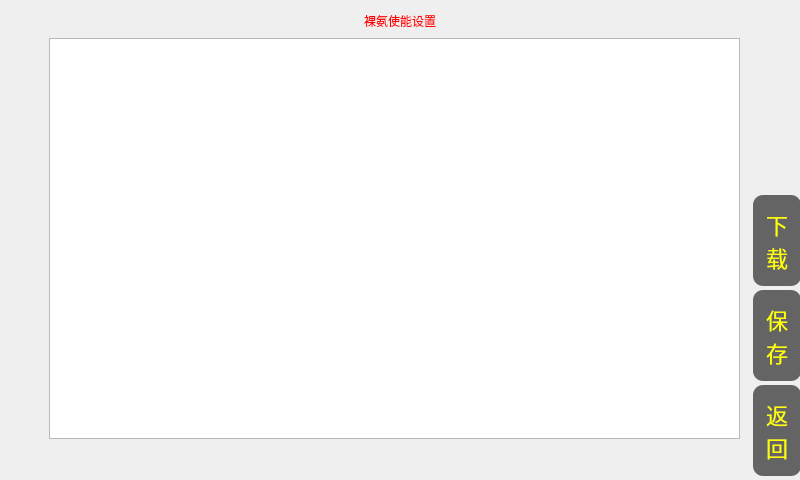
<?xml version="1.0" encoding="UTF-8"?>
<ui version="4.0">
 <class>QLuoAnAngle</class>
 <widget class="QWidget" name="QLuoAnAngle">
  <property name="geometry">
   <rect>
    <x>0</x>
    <y>0</y>
    <width>800</width>
    <height>480</height>
   </rect>
  </property>
  <property name="windowTitle">
   <string>Form</string>
  </property>
  <widget class="QTableWidget" name="tableWidget">
   <property name="geometry">
    <rect>
     <x>49</x>
     <y>38</y>
     <width>691</width>
     <height>401</height>
    </rect>
   </property>
   <property name="verticalScrollBarPolicy">
    <enum>Qt::ScrollBarAsNeeded</enum>
   </property>
   <property name="autoScroll">
    <bool>false</bool>
   </property>
   <property name="editTriggers">
    <set>QAbstractItemView::NoEditTriggers</set>
   </property>
   <property name="dragDropOverwriteMode">
    <bool>false</bool>
   </property>
  </widget>
  <widget class="QPushButton" name="return_btn">
   <property name="geometry">
    <rect>
     <x>753</x>
     <y>385</y>
     <width>48</width>
     <height>91</height>
    </rect>
   </property>
   <property name="font">
    <font>
     <pointsize>-1</pointsize>
    </font>
   </property>
   <property name="styleSheet">
    <string notr="true">border-radius:10;background-color: rgb(100, 100, 100);font-size:22px;color:rgb(255, 255, 0);

</string>
   </property>
   <property name="text">
    <string>返
回</string>
   </property>
  </widget>
  <widget class="QLabel" name="label">
   <property name="geometry">
    <rect>
     <x>0</x>
     <y>0</y>
     <width>800</width>
     <height>41</height>
    </rect>
   </property>
   <property name="styleSheet">
    <string notr="true">font: 18pt &quot;Sans Serif&quot;;
color: rgb(255, 0, 0);</string>
   </property>
   <property name="text">
    <string>裸氨使能设置</string>
   </property>
   <property name="alignment">
    <set>Qt::AlignCenter</set>
   </property>
  </widget>
  <widget class="QPushButton" name="download_btn">
   <property name="geometry">
    <rect>
     <x>753</x>
     <y>195</y>
     <width>48</width>
     <height>91</height>
    </rect>
   </property>
   <property name="font">
    <font>
     <pointsize>-1</pointsize>
    </font>
   </property>
   <property name="styleSheet">
    <string notr="true">border-radius:10;background-color: rgb(100, 100, 100);font-size:22px;color:rgb(255, 255, 0);

</string>
   </property>
   <property name="text">
    <string>下
载</string>
   </property>
  </widget>
  <widget class="QPushButton" name="save_btn">
   <property name="geometry">
    <rect>
     <x>753</x>
     <y>290</y>
     <width>48</width>
     <height>91</height>
    </rect>
   </property>
   <property name="font">
    <font>
     <pointsize>-1</pointsize>
    </font>
   </property>
   <property name="styleSheet">
    <string notr="true">border-radius:10;background-color: rgb(100, 100, 100);font-size:22px;color:rgb(255, 255, 0);

</string>
   </property>
   <property name="text">
    <string>保
存</string>
   </property>
  </widget>
  <widget class="QLabel" name="label_tips">
   <property name="geometry">
    <rect>
     <x>220</x>
     <y>440</y>
     <width>391</width>
     <height>41</height>
    </rect>
   </property>
   <property name="styleSheet">
    <string notr="true">color:red;
font-size:20px;</string>
   </property>
   <property name="text">
    <string/>
   </property>
   <property name="alignment">
    <set>Qt::AlignCenter</set>
   </property>
  </widget>
 </widget>
 <resources/>
 <connections/>
</ui>
